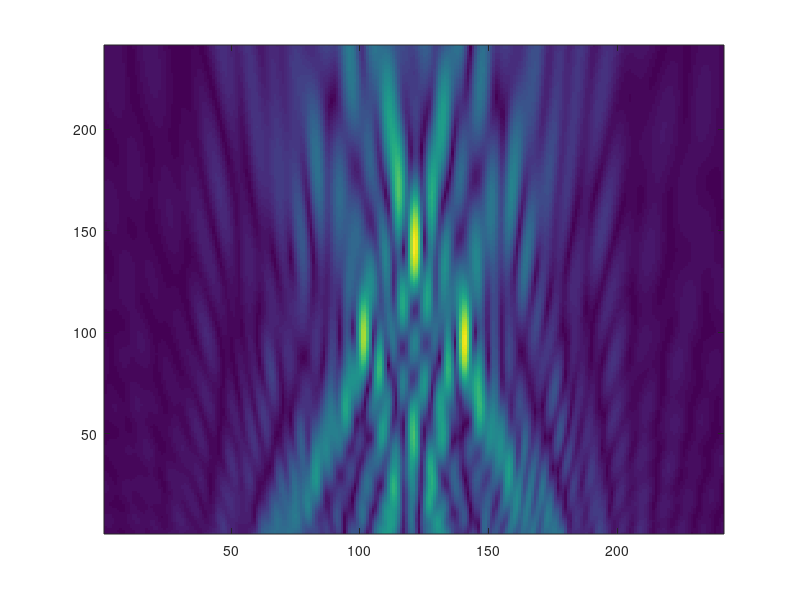

The MATLAB source for this figure: (Note: this script raises an error after producing the figure.)
clc;
clear all;
close all;

load('data_hw2.mat');
gnew = g./abs(g); % normalizing magnitude
lam = 1; %wavelength
ss = 0.25; %sample spacing of x & y
apr = 30*lam; %aperture of 30 x lambda

[X,Y] = meshgrid(-apr:ss:apr);

r = sqrt((X).^2 + (Y+60).^2);
H =((1j.*lam.*r).^(-0.5)).*(exp(1j.*2.*pi.*r./lam));
[row, col] = find(isinf(H));
H(row, col) = 0;
Hconj = conj(H);
res = conv2(Hconj,gnew,'same');
figure();
imagesc(abs(res));
axis xy;

k = get(gca, 'XTick'); % k ranges from [0, 242]
K = round((-30 + ((60/241).*k)),2); % New K from [-30, +30]  rounded to decimal places
xticklabels(K);
yticklabels(K);

title(['B     \lambda = ',num2str(lam), ' | Sample Spacing = ',num2str(ss), ' | Aperture = ',num2str(apr)]);
ylabel('\bf \lambda(y)');
xlabel('\bf \lambda(x)');